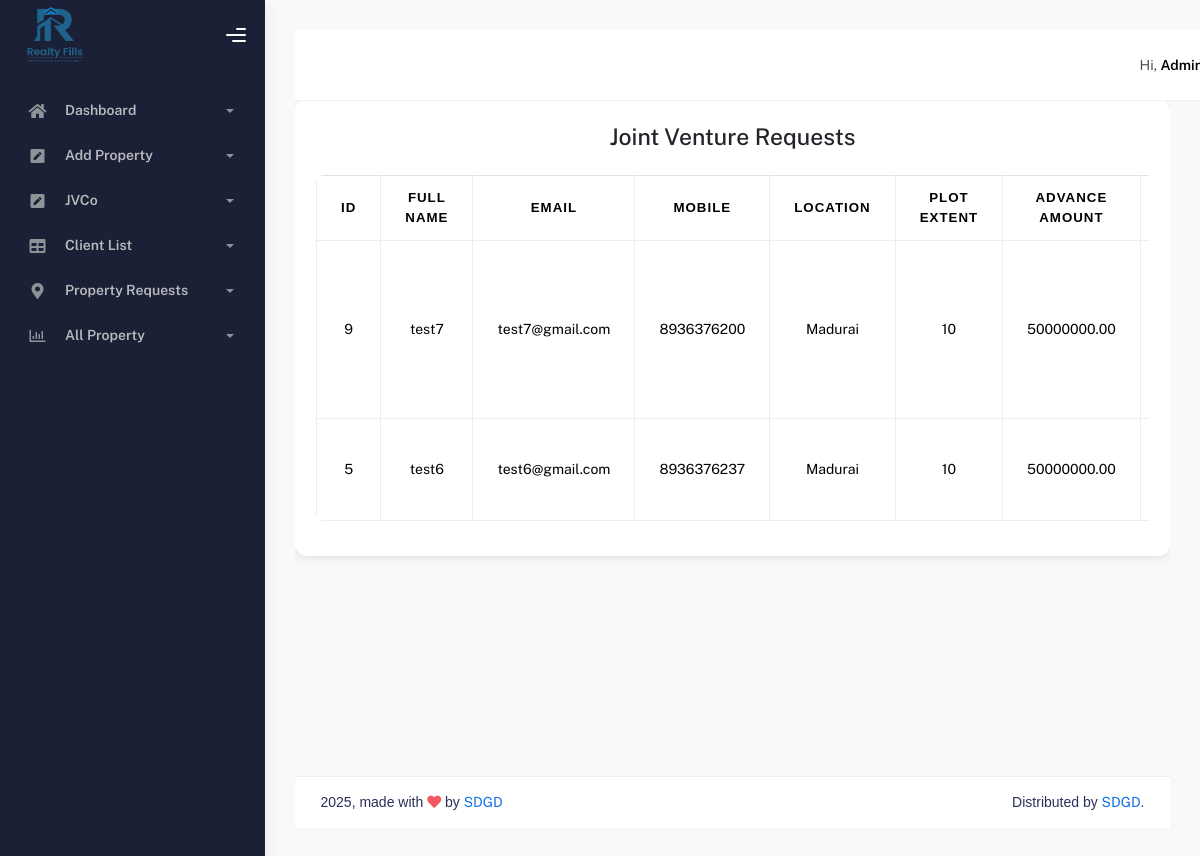
/admin_TheProperty/jvco_admin.php, run on the app's committed database.
### tables this page shows
CREATE TABLE `joint_ventures` (
  `id` int(11) NOT NULL,
  `full_name` varchar(255) NOT NULL,
  `email` varchar(255) NOT NULL,
  `mobile` varchar(15) NOT NULL,
  `user_email` varchar(255) NOT NULL,
  `location` varchar(255) NOT NULL,
  `taluk` varchar(255) NOT NULL,
  `district` varchar(255) NOT NULL,
  `state` varchar(255) NOT NULL,
  `country` varchar(255) NOT NULL,
  `acre_extent` varchar(50) NOT NULL,
  `plot_extent` varchar(50) NOT NULL,
  `road_width` varchar(50) NOT NULL,
  `zone_classification` varchar(100) NOT NULL,
  `dry_land` tinyint(1) DEFAULT 0,
  `wet_land` tinyint(1) DEFAULT 0,
  `development_category` text DEFAULT NULL,
  `finance_zone` varchar(100) NOT NULL,
  `advance_amount` decimal(15,2) NOT NULL,
  `ratio` varchar(50) NOT NULL,
  `refundable` varchar(3) DEFAULT 'No',
  `non_refundable` varchar(3) DEFAULT 'No',
  `user_status` enum('Pending','Accepted','Rejected') DEFAULT 'Pending',
  `created_at` timestamp NOT NULL DEFAULT current_timestamp()
);

### admin_TheProperty/jvco_admin.php (the view, shortened to what this page needs)
<?php
include '../admin_TheProperty/include/db_connection.php';
$result = $conn->query("SELECT * FROM joint_ventures ORDER BY id DESC");
?>
<!DOCTYPE html>
<html lang="en">
  <head>
    <link rel="stylesheet" href="./assets/css/bootstrap.min.css" />
    <link rel="stylesheet" href="./assets/css/plugins.min.css" />
    <link rel="stylesheet" href="./assets/css/kaiadmin.min.css" />
    <link rel="stylesheet" href="./assets/css/demo.css" />
  </head>
  <body>
    <div class="wrapper">
     <?php include './include/side_nav.php'; ?>
      <div class="main-panel">
        <?php include './include/nav.php'; ?>
        <div class="container">
    <div class="card p-4">
        <h3 class="mb-4 text-center">Joint Venture Requests</h3>
        <div class="table-responsive">
            <table class="table table-bordered table-hover align-middle text-center">
                <thead>
                    <tr>
                        <th>ID</th>
                        <th>Full Name</th>
                        <th>Email</th>
                        <th>Mobile</th>
                        <th>Location</th>
                        <th>Plot Extent</th>
                        <th>Advance Amount</th>
                        <th>User Status</th>
                    </tr>
                </thead>
                <tbody>
                    <?php while ($row = $result->fetch_assoc()): ?>
                        <tr>
                            <td><?= htmlspecialchars($row['id']) ?></td>
                            <td><?= htmlspecialchars($row['full_name']) ?></td>
                            <td><?= htmlspecialchars($row['email']) ?></td>
                            <td><?= htmlspecialchars($row['mobile']) ?></td>
                            <td><?= htmlspecialchars($row['location']) ?></td>
                            <td><?= htmlspecialchars($row['plot_extent']) ?></td>
                            <td><?= htmlspecialchars($row['advance_amount']) ?></td>
                            <td>
                            </td>
                        </tr>
                    <?php endwhile; ?>
                </tbody>
            </table>
        </div>
    </div>
</div>
            <?php include './include/footer.php'; ?>
      </div>
    </div>
  </body>
</html>

### admin_TheProperty/jvco_admin.php (style rules this page uses)
body { background-color: #f8f9fa; padding: 30px; font-family: 'Poppins', sans-serif; }
.card { border-radius: 12px; box-shadow: 0 2px 10px rgba(0,0,0,0.1); }
table { background: white; border-radius: 8px; overflow: hidden; }
th { background-color: #007bff; color: white; }

### data on the page
joint_ventures: id "9", full_name "test7", email "test7@gmail.com", mobile "8936376200", location "Madurai", plot_extent "10", advance_amount "50000000.00"
joint_ventures: id "5", full_name "test6", email "test6@gmail.com", mobile "8936376237", location "Madurai", plot_extent "10", advance_amount "50000000.00"
